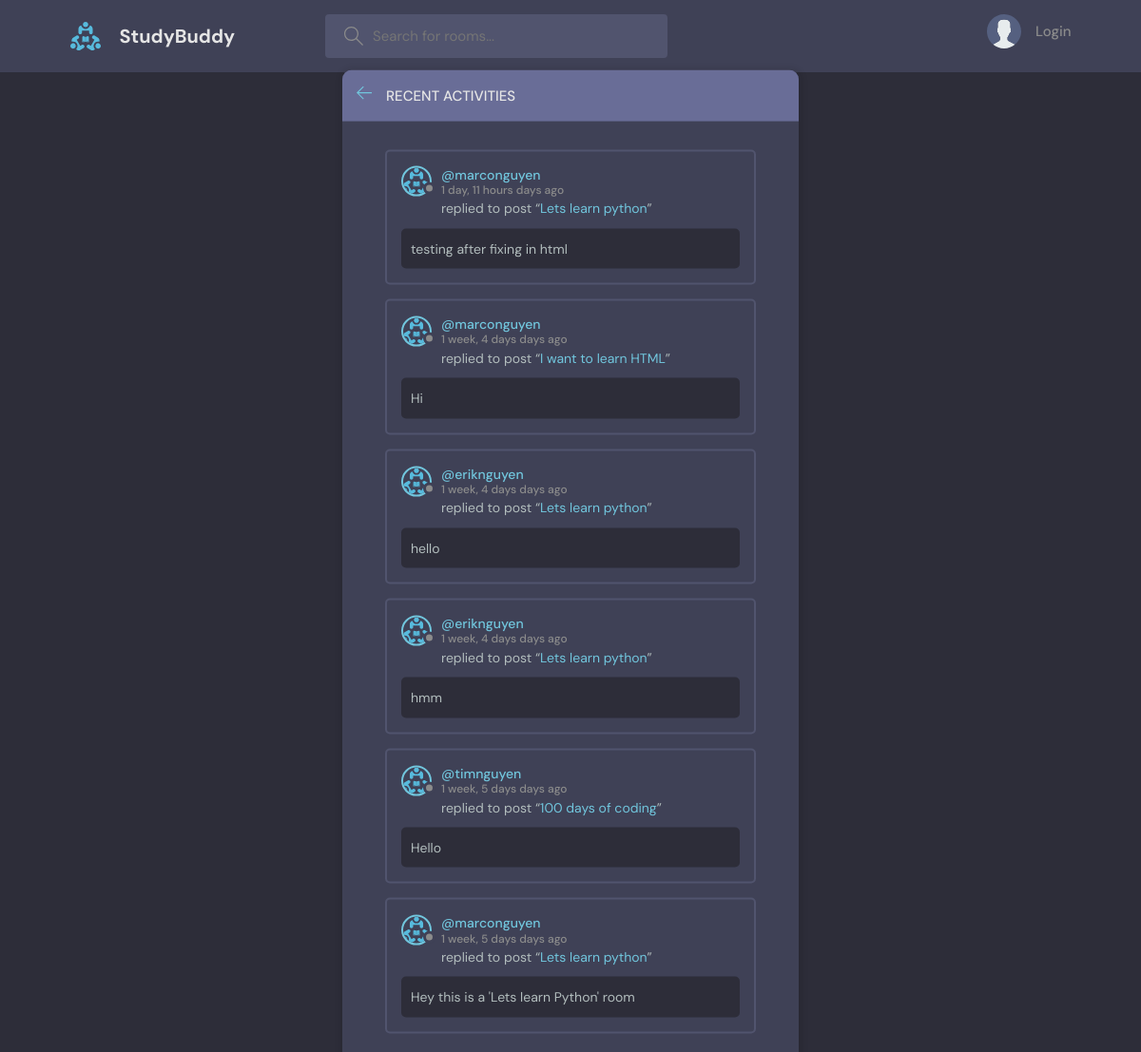
The page /activity/ on the database as committed earlier.
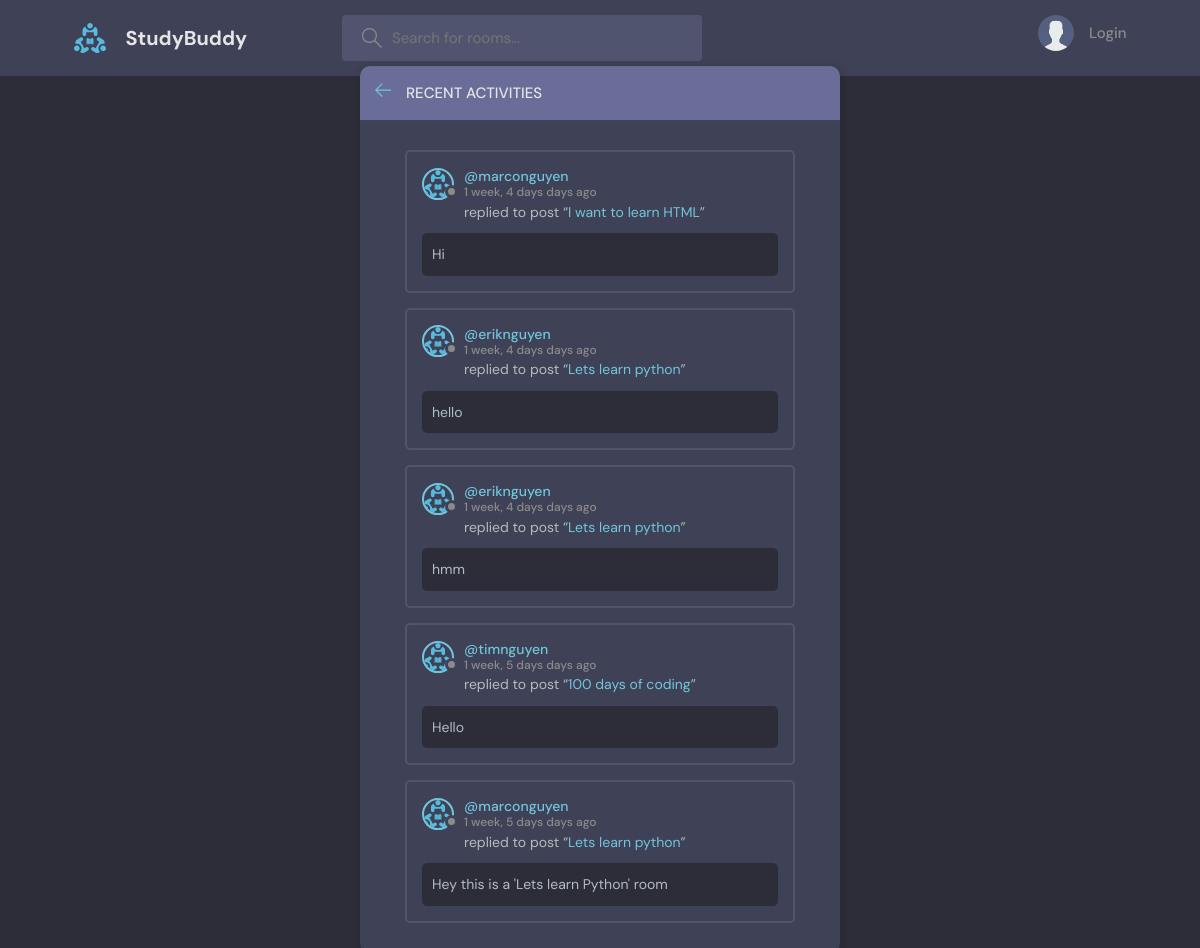
The same page on the database as committed later.
### base/models.py (models this page shows, shortened)
class Message(models.Model):
    user = models.ForeignKey(User, on_delete= models.CASCADE) # 1 user can have many mess(s)
    room = models.ForeignKey(Room, on_delete= models.CASCADE) # 1 to many, khi xoa phong thi toan bo message cua room do deu bi xoa
    body = models.TextField()
    updated = models.DateTimeField(auto_now= True) # auto now -> takes a snapshot on every time we save item(s)
    created = models.DateTimeField(auto_now_add= True) # created -> takes a stamp when we first create item
    class Meta:
        ordering = ['-updated', '-created']

class Room(models.Model): # Từ Room viết hoa chữ R như trong class code trong python
    host = models.ForeignKey(User, on_delete= models.SET_NULL, null= True)
    topic = models.ForeignKey(Topic, on_delete= models.SET_NULL, null= True)
    name = models.CharField(max_length= 200)
    description = models.TextField(null= True, blank= True)
    participants = models.ManyToManyField(User, related_name= 'participants', blank= True) # đang ở trong trang web, sử dụng mối quan hệ many to many
    updated = models.DateTimeField(auto_now= True) # auto now -> takes a snapshot on every time we save item(s)
    created = models.DateTimeField(auto_now_add= True) # created -> takes a stamp when we first create item
    class Meta:
        ordering = ['-updated', '-created'] # bỏ thêm dấu - để lên đầu, ko thì ở chót
    def __str__(self):
        return self.name

### base/views.py (the view)
# urls.py: path('activity/', views.activityPage, name= 'activity'),
def activityPage(request):
    room_messages = Message.objects.all()
    return render(request, 'base/activity.html', {'room_messages': room_messages})

### base/templates/base/activity.html (shortened to what this page needs)
{% extends 'main.html' %}
{% load static %}
{% block content %}
<main class="layout">
  <div class="container">
    <div class="layout__box">
      <div class="layout__boxHeader">
        <div class="layout__boxTitle">
          <a href="{% url 'home' %}">
            <svg version="1.1" xmlns="http://www.w3.org/2000/svg" width="32" height="32" viewBox="0 0 32 32">
              <title>arrow-left</title>
              <path
                d="M13.723 2.286l-13.723 13.714 13.719 13.714 1.616-1.611-10.96-10.96h27.625v-2.286h-27.625l10.965-10.965-1.616-1.607z"
              ></path>
            </svg>
          </a>
          <h3>Recent Activities</h3>
        </div>
      </div>
      <div class="activities-page layout__body">
        {% for message in room_messages %}
        <div class="activities__box">
          <div class="activities__boxHeader roomListRoom__header">
              <a href="{% url 'user-profile' message.user.id %}" class="roomListRoom__author">
                  <div class="avatar avatar--small">
                      <img src="{% static 'images/logo.svg' %}" />
                  </div>
                  <p>
                      @{{message.user}}
                      <span>{{message.created|timesince}} days ago</span>
                  </p>
              </a>
          </div>
          <div class="activities__boxContent">
              <p>replied to post “<a href="{% url 'room' message.room.id %}">{{message.room}}</a>”</p>
              <div class="activities__boxRoomContent">
                  {{message.body}}
              </div>
          </div>
        </div>
        {% endfor %}
      </div>
    </div>
  </div>
</main>
{% endblock content %}

Rows that differ between the two databases and show on the page:
removed Message: user "marconguyen", created "1 day, 11 hours", room "Lets learn python", body "testing after fixing in html"
